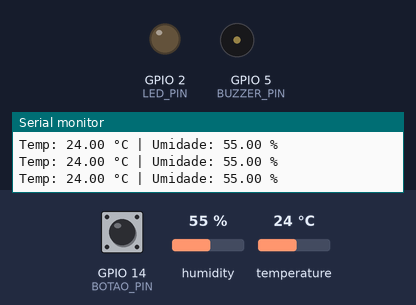
Recording of a sketch running on a simulated ESP32. Parts: output pins drawn as LEDs (lit = HIGH), buzzer (waves = sounding, pin HIGH), the last lines printed to the serial monitor. Inputs (shaded band) come from the test bench; at power-on: temperature 24 °C, GPIO 14 (BOTAO_PIN) HIGH, humidity 55 %.

Above: at 2.8 s.
2.9 s: temperature set to 28 °C
5.6 s: temperature set to 31 °C
At 7.1 s:
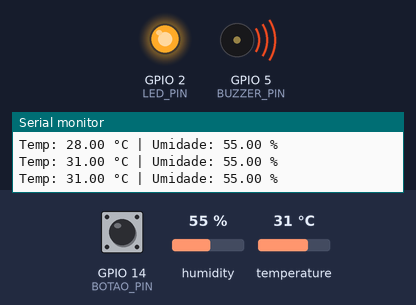
8.3 s: temperature set to 12 °C
At 10.7 s:
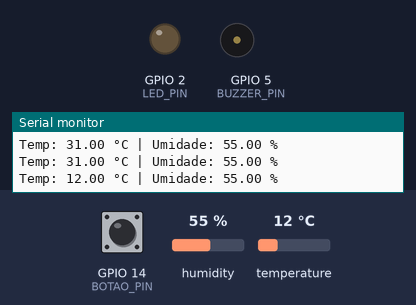
11.6 s: temperature set to 33 °C
At 13.1 s:
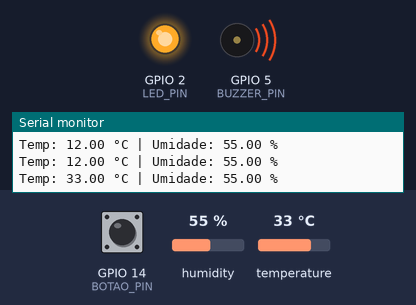
Timing chart, 0 to 14.6 s (numbered marks = the images above; inputs shaded):
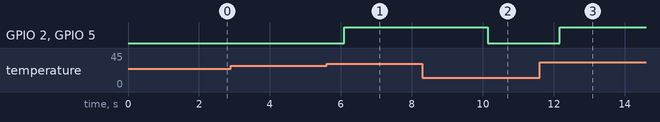

The sketch:

Codigo.ino
```cpp
#include <DHT.h>

// ===============================
// CONFIGURAÇÃO DE PINOS
// ===============================
#define DHTPIN 4          // Pino do DHT
#define DHTTYPE DHT11     // Ou DHT22
#define LED_PIN 2         // LED de alerta
#define BUZZER_PIN 5      // Buzzer ativo (digital)
#define BOTAO_PIN 14      // Botão para mutar alarme

// ===============================
// CONFIGURAÇÕES DO SISTEMA
// ===============================
float limiteTemperatura = 30.0; // Temperatura para disparar alarme
bool alarmeAtivo = true;        // Alarme começa ativo

DHT dht(DHTPIN, DHTTYPE);

// ===============================
// CONFIGURAÇÃO DA INTERRUPÇÃO
// ===============================
void IRAM_ATTR toggleAlarme() {
  alarmeAtivo = !alarmeAtivo;  // Liga/desliga o alarme
  digitalWrite(BUZZER_PIN, LOW);
  digitalWrite(LED_PIN, LOW);
}

void setup() {
  Serial.begin(115200);
  dht.begin();

  pinMode(LED_PIN, OUTPUT);
  pinMode(BUZZER_PIN, OUTPUT);
  pinMode(BOTAO_PIN, INPUT_PULLUP);

  // Interrupção no botão (flanco de descida)
  attachInterrupt(digitalPinToInterrupt(BOTAO_PIN), toggleAlarme, FALLING);

  Serial.println("Iniciando Estação Climática...");
}

void loop() {

  // ===============================
  // LEITURA DO SENSOR
  // ===============================
  float temperatura = dht.readTemperature();
  float umidade = dht.readHumidity();

  if (isnan(temperatura) || isnan(umidade)) {
    Serial.println("Falha ao ler o DHT!");
    return;
  }

  Serial.print("Temp: ");
  Serial.print(temperatura);
  Serial.print(" °C | Umidade: ");
  Serial.print(umidade);
  Serial.println(" %");

  // ===============================
  // LÓGICA DO ALARME
  // ===============================

  if (alarmeAtivo && temperatura >= limiteTemperatura) {
    digitalWrite(LED_PIN, HIGH);
    digitalWrite(BUZZER_PIN, HIGH);
  } else {
    digitalWrite(LED_PIN, LOW);
    digitalWrite(BUZZER_PIN, LOW);
  }

  delay(1000);
}
```

Measured:
- the behaviour switches between 29 and 30 °C on temperature (found by bisection; images 0 and 1)
- after the input at 5.6 s, GPIO 2 (LED_PIN), GPIO 5 (BUZZER_PIN): LOW → HIGH after 0.49 s
- after the input at 8.3 s, GPIO 2 (LED_PIN), GPIO 5 (BUZZER_PIN): HIGH → LOW after 1.8 s
- after the input at 11.6 s, GPIO 2 (LED_PIN), GPIO 5 (BUZZER_PIN): LOW → HIGH after 0.57 s
